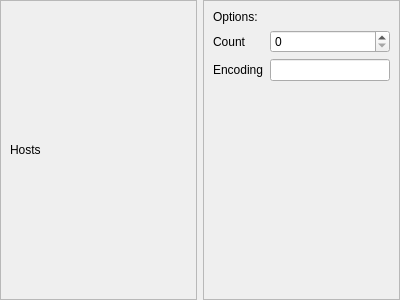
<?xml version="1.0" encoding="UTF-8"?>
<ui version="4.0">
 <class>Form</class>
 <widget class="QWidget" name="Form">
  <property name="geometry">
   <rect>
    <x>0</x>
    <y>0</y>
    <width>400</width>
    <height>300</height>
   </rect>
  </property>
  <property name="windowTitle">
   <string>Form</string>
  </property>
  <layout class="QHBoxLayout" name="horizontalLayout">
   <property name="leftMargin">
    <number>0</number>
   </property>
   <property name="topMargin">
    <number>0</number>
   </property>
   <property name="rightMargin">
    <number>0</number>
   </property>
   <property name="bottomMargin">
    <number>0</number>
   </property>
   <item>
    <widget class="QFrame" name="hosts_frame">
     <property name="sizePolicy">
      <sizepolicy hsizetype="Preferred" vsizetype="Preferred">
       <horstretch>1</horstretch>
       <verstretch>0</verstretch>
      </sizepolicy>
     </property>
     <property name="frameShape">
      <enum>QFrame::StyledPanel</enum>
     </property>
     <property name="frameShadow">
      <enum>QFrame::Raised</enum>
     </property>
     <layout class="QVBoxLayout" name="verticalLayout">
      <item>
       <widget class="QLabel" name="label_3">
        <property name="sizePolicy">
         <sizepolicy hsizetype="Preferred" vsizetype="Maximum">
          <horstretch>0</horstretch>
          <verstretch>0</verstretch>
         </sizepolicy>
        </property>
        <property name="text">
         <string>Hosts</string>
        </property>
       </widget>
      </item>
     </layout>
    </widget>
   </item>
   <item>
    <widget class="QFrame" name="settings_frame">
     <property name="sizePolicy">
      <sizepolicy hsizetype="Preferred" vsizetype="Preferred">
       <horstretch>1</horstretch>
       <verstretch>0</verstretch>
      </sizepolicy>
     </property>
     <property name="frameShape">
      <enum>QFrame::StyledPanel</enum>
     </property>
     <property name="frameShadow">
      <enum>QFrame::Raised</enum>
     </property>
     <layout class="QFormLayout" name="formLayout">
      <item row="1" column="0">
       <widget class="QLabel" name="label">
        <property name="text">
         <string>Count</string>
        </property>
       </widget>
      </item>
      <item row="2" column="0">
       <widget class="QLabel" name="label_2">
        <property name="text">
         <string>Encoding</string>
        </property>
       </widget>
      </item>
      <item row="1" column="1">
       <widget class="QSpinBox" name="count_spinbox"/>
      </item>
      <item row="2" column="1">
       <widget class="QLineEdit" name="encoding_edit"/>
      </item>
      <item row="0" column="0">
       <widget class="QLabel" name="label_4">
        <property name="text">
         <string>Options:</string>
        </property>
       </widget>
      </item>
     </layout>
    </widget>
   </item>
  </layout>
 </widget>
 <resources/>
 <connections/>
</ui>
